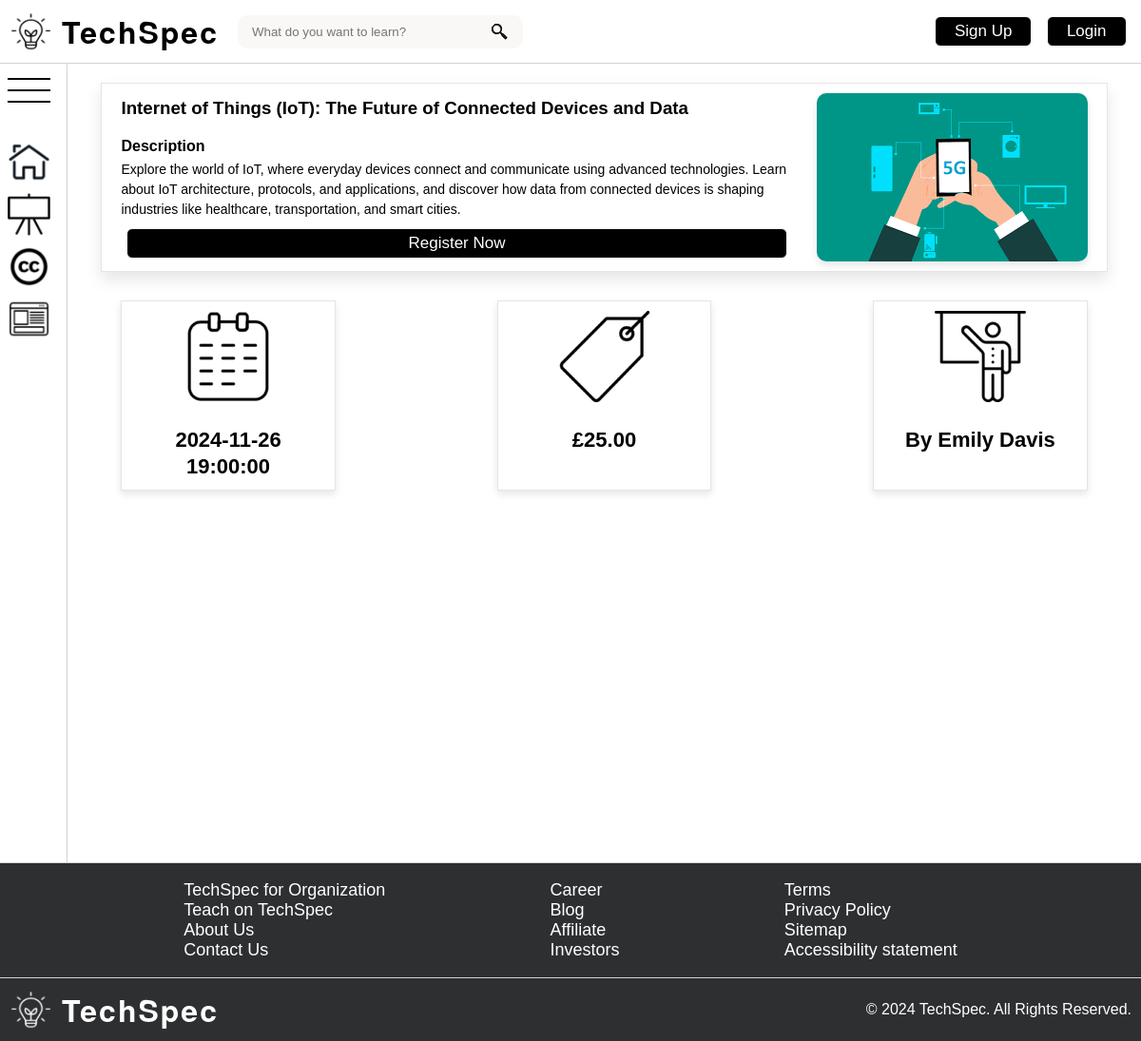
Page /content/detail.php?courseId=2 on the committed database.
### tables this page shows
CREATE TABLE `training_sessions` (
  `trainingID` MEDIUMINT(8) PRIMARY KEY AUTO_INCREMENT,
  `title` VARCHAR(255) NOT NULL,
  `description` TEXT NOT NULL,
  `session_date` DATETIME NOT NULL,
  `price_per_person` DECIMAL(7,2) NOT NULL,
  `discount_price` DECIMAL(7,2),
  `session_imagepath` VARCHAR(255),
  `image_alt` VARCHAR(255),
  `lecturer` VARCHAR(255),
  `category` VARCHAR(255)
);

### content/logic/CoursesManager.php (called while the page is built, shortened)
<?php
class CoursesManager
{
    private static $instance;
    private $courses;
    public static function getInstance()
    {
        if (!isset(self::$instance)) {
            static::$instance = new CoursesManager();
            static::$instance->load();
        }
        return static::$instance;
    }
    private function load()
    {
        try {
            $conn = ConnectionManager::getInstance()->getConnection();
            $stmt = mysqli_prepare($conn, "SELECT * FROM training_sessions");
            if (!mysqli_stmt_execute($stmt)) {
                throw new Exception(Message::INTERNAL_SERVER_ERROR . mysqli_stmt_error($stmt));
            }
            $result = mysqli_stmt_get_result($stmt);
            while ($row = mysqli_fetch_assoc($result)) {
                $this->courses[] = $row;
            }
        } finally {
            $conn = null;
            $stmt = null;
        }
    }
    public function getCoursesById($id)
    {
        $array = [];
        foreach ($this->courses as $course) {
            if ($course['trainingID'] === $id) {
                array_push($array, $course);
            }
        }
        return $array;
    }
}

### content/detail.php (the view, shortened to what this page needs)
<?php
require_once './logic/CoursesManager.php';
$isLogin = isset($_SESSION['id']) && isset($_SESSION['name']);
$courseId = filter_input(INPUT_GET, 'courseId', FILTER_VALIDATE_INT);
$coursesManager = CoursesManager::getInstance();
foreach ($coursesManager->getCoursesById(intval($courseId)) as $course) {
  $title = $course['title'];
  $desc = $course['description'];
  $date = $course['session_date'];
  $price = $course['price_per_person'];
  $discountPrice = $course['discount_price'];
  $imagePath = $course['session_imagepath'];
  $imageAlt = $course['image_alt'];
  $lecturer = $course['lecturer'];
}
?>
<!DOCTYPE html>
<html lang="en">
<head>
  <link
    href="../assets/stylesheets/common.css"
    rel="stylesheet"
    type="text/css" />
  <link
    href="../assets/stylesheets/detail.css"
    rel="stylesheet"
    type="text/css" />
</head>
<body>
  <?php require_once 'shared.php';
  echo stringifyHeaderHtml($isLogin);
  ?>
  <div class="main-wrapper">
    <?php require_once 'shared.php';
    echo stringifySidebarHtml($isLogin);
    ?>
    <main>
      <div id="course-wrapper">
        <div id="course-detail">
          <div id="course-main">
            <h3>
              <?php echo htmlspecialchars($title) ?>
            </h3>
            <h4>
              Description
            </h4>
            <p>
              <?php echo htmlspecialchars($desc) ?>
            </p>
            <?php if ($isLogin): ?>
              <a href="./booking.php" class="base-link">Book Now</a>
            <?php else: ?>
              <a href="./signup.php" class="base-link">Register Now</a>
            <?php endif; ?>
          </div>
          <?php
          $imagePath = htmlspecialchars("../assets/images/" . $imagePath);
          $imageAlt = htmlspecialchars($imageAlt);
          if (file_exists($imagePath)) {
            echo "<img src='{$imagePath}' alt='{$imageAlt}'>";
          } else {
            echo "<img src='../assets/images/default.png' alt='Default course image'>";
          }
          ?>
        </div>
        <div id="course-info-cards">
          <div class="course-info-card">
            <img
              src="../assets/images/icon_calender.png"
              alt="Course Date Image" />
            <p><?php echo $date ?></p>
          </div>
          <div class="course-info-card">
            <img
              src="../assets/images/icon_tag.png"
              alt="Course Price Image" />
            <p class="<?php echo ($discountPrice && $discountPrice < $price) ? 'original-price' : ''; ?>">
              £<?php echo number_format((float)$price, 2) ?>
            </p>
          </div>
          <div class="course-info-card">
            <img
              src="../assets/images/icon_lecturer.png"
              alt="Course Lecturer Image" />
            <p>By <?php echo $lecturer ?></p>
          </div>
        </div>
      </div>
    </main>
  </div>
  <?php require_once 'shared.php';
  echo stringifyFooterHtml(); ?>
</body>
</html>

### assets/stylesheets/common.css (style rules this page uses)
html, body { width: 100%; margin: 0; font-family: Arial, sans-serif; }
html { height: 100%; }
body { display: flex; flex-direction: column; min-height: 100vh; }
main { display: flex; flex-direction: column; align-items: center; width: calc(100% - 70px); transition: width 0.3s ease; min-height: 100vh; margin: 20px auto; }
a { color: inherit; text-decoration: none; }
.main-wrapper { display: flex; flex-direction: row; }
.base-link { display: inline-block; margin: 3px 5.5px; padding: 5px 20px; cursor: pointer; text-align: center; color: #ffffff; border-radius: 6px; border: 1.5px solid #ffffff; background-color: #000000; font-size: 17px; text-decoration: none; }

### assets/stylesheets/detail.css (style rules this page uses)
#course-wrapper > div { width: 90%; margin: 0 auto 30px auto; }
#course-detail { display: flex; flex-direction: row; justify-content: space-around; padding: 10px 20px; border: 1px solid #0000001a; box-shadow: 0 8px 16px #0000001a; }
#course-detail img { width: auto; max-width: 400px; height: auto; max-height: 250px; border-radius: 10px; box-shadow: 0 4px 8px #0000001a; object-fit: cover; }
#course-main { display: flex; flex-direction: column; margin-right: 25px; }
#course-main > h3 { margin: 5px 0; }
#course-main > h4 { margin: 15px 0 5px 0; }
#course-main > p { margin: 0; font-size: 14px; line-height: 1.5; }
#course-main > a { margin-top: auto; }
#course-info-cards { display: flex; flex-direction: row; justify-content: space-between; width: 80%; }
.course-info-card { width: 20%; padding: 10px; text-align: center; border: 1px solid #0000001a; box-shadow: 0 4px 8px #0000001a; }
.course-info-card > p { margin-bottom: 0; font-size: 22px; font-weight: 700; line-height: 28px; }

### rows in the picture
training_sessions: title "Internet of Things (IoT): The Future of Connected Devices and Data", description "Explore the world of IoT, where everyday devices connect and communicate using advanced technologies. Learn about IoT architecture, protocols, and applications, and discover how data from connected devices is shaping industries like healthcare, transportation, and smart cities.", session_imagepath (picture), session_date "2024-11-26 19:00:00", price_per_person "25.00", lecturer "Emily Davis"
